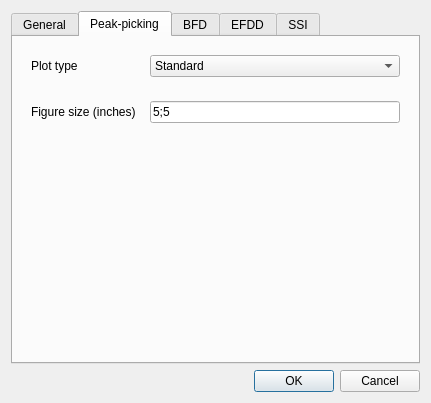
<?xml version="1.0" encoding="UTF-8"?>
<ui version="4.0">
 <class>dialog_plotConfiguration</class>
 <widget class="QDialog" name="dialog_plotConfiguration">
  <property name="geometry">
   <rect>
    <x>0</x>
    <y>0</y>
    <width>427</width>
    <height>403</height>
   </rect>
  </property>
  <property name="windowTitle">
   <string>Plotting configuration</string>
  </property>
  <property name="windowIcon">
   <iconset>
    <normaloff>icon/wrench-screwdriver.png</normaloff>icon/wrench-screwdriver.png</iconset>
  </property>
  <property name="sizeGripEnabled">
   <bool>false</bool>
  </property>
  <property name="modal">
   <bool>false</bool>
  </property>
  <layout class="QVBoxLayout" name="verticalLayout">
   <item>
    <widget class="QTabWidget" name="tabWidget_plotConfiguration">
     <property name="currentIndex">
      <number>1</number>
     </property>
     <widget class="QWidget" name="tab_general">
      <attribute name="title">
       <string>General</string>
      </attribute>
      <layout class="QVBoxLayout" name="verticalLayout_3">
       <item>
        <widget class="QWidget" name="widget_frequencyBand_general" native="true">
         <property name="sizePolicy">
          <sizepolicy hsizetype="Preferred" vsizetype="Minimum">
           <horstretch>0</horstretch>
           <verstretch>0</verstretch>
          </sizepolicy>
         </property>
         <property name="minimumSize">
          <size>
           <width>0</width>
           <height>35</height>
          </size>
         </property>
         <property name="maximumSize">
          <size>
           <width>387</width>
           <height>42</height>
          </size>
         </property>
         <layout class="QHBoxLayout" name="horizontalLayout_11">
          <item>
           <widget class="QLabel" name="label_frequencyBand_general">
            <property name="text">
             <string>Frequency band (Hz)</string>
            </property>
           </widget>
          </item>
          <item>
           <widget class="QLineEdit" name="lineEdit_frequencyBand_general">
            <property name="sizePolicy">
             <sizepolicy hsizetype="Minimum" vsizetype="Fixed">
              <horstretch>0</horstretch>
              <verstretch>0</verstretch>
             </sizepolicy>
            </property>
            <property name="minimumSize">
             <size>
              <width>250</width>
              <height>0</height>
             </size>
            </property>
            <property name="toolTip">
             <string>&lt;html&gt;&lt;head/&gt;&lt;body&gt;&lt;p&gt;Insert in the format: f1; f2&lt;/p&gt;&lt;p&gt;In which f1 is the lower bound of the frequency band of interest, and f2 is the upper bound of the frequency band of interest. Values are separated by a semicolon&lt;/p&gt;&lt;/body&gt;&lt;/html&gt;</string>
            </property>
            <property name="inputMask">
             <string/>
            </property>
            <property name="text">
             <string>0;250</string>
            </property>
            <property name="placeholderText">
             <string/>
            </property>
           </widget>
          </item>
         </layout>
        </widget>
       </item>
       <item>
        <widget class="QWidget" name="widget_fontSize_general" native="true">
         <property name="sizePolicy">
          <sizepolicy hsizetype="Preferred" vsizetype="Minimum">
           <horstretch>0</horstretch>
           <verstretch>0</verstretch>
          </sizepolicy>
         </property>
         <property name="minimumSize">
          <size>
           <width>0</width>
           <height>35</height>
          </size>
         </property>
         <property name="maximumSize">
          <size>
           <width>387</width>
           <height>42</height>
          </size>
         </property>
         <layout class="QHBoxLayout" name="horizontalLayout_51">
          <item>
           <widget class="QLabel" name="label_fontSize_general">
            <property name="text">
             <string>Font size (pt)</string>
            </property>
           </widget>
          </item>
          <item>
           <widget class="QLineEdit" name="lineEdit_fontSize_general">
            <property name="sizePolicy">
             <sizepolicy hsizetype="Minimum" vsizetype="Fixed">
              <horstretch>0</horstretch>
              <verstretch>0</verstretch>
             </sizepolicy>
            </property>
            <property name="minimumSize">
             <size>
              <width>250</width>
              <height>0</height>
             </size>
            </property>
            <property name="text">
             <string>10</string>
            </property>
           </widget>
          </item>
         </layout>
        </widget>
       </item>
       <item>
        <widget class="QWidget" name="widget_fontName_general" native="true">
         <property name="sizePolicy">
          <sizepolicy hsizetype="Preferred" vsizetype="Fixed">
           <horstretch>0</horstretch>
           <verstretch>0</verstretch>
          </sizepolicy>
         </property>
         <property name="minimumSize">
          <size>
           <width>0</width>
           <height>35</height>
          </size>
         </property>
         <property name="maximumSize">
          <size>
           <width>387</width>
           <height>42</height>
          </size>
         </property>
         <layout class="QHBoxLayout" name="horizontalLayout_14">
          <item>
           <widget class="QLabel" name="label_fontName_general">
            <property name="text">
             <string>Font name</string>
            </property>
           </widget>
          </item>
          <item>
           <widget class="QFontComboBox" name="fontComboBox_fontName_general">
            <property name="sizePolicy">
             <sizepolicy hsizetype="Minimum" vsizetype="Fixed">
              <horstretch>0</horstretch>
              <verstretch>0</verstretch>
             </sizepolicy>
            </property>
            <property name="minimumSize">
             <size>
              <width>250</width>
              <height>0</height>
             </size>
            </property>
           </widget>
          </item>
         </layout>
        </widget>
       </item>
       <item>
        <widget class="QWidget" name="widget_figureSize_general" native="true">
         <property name="sizePolicy">
          <sizepolicy hsizetype="Preferred" vsizetype="Fixed">
           <horstretch>0</horstretch>
           <verstretch>0</verstretch>
          </sizepolicy>
         </property>
         <property name="minimumSize">
          <size>
           <width>0</width>
           <height>35</height>
          </size>
         </property>
         <property name="maximumSize">
          <size>
           <width>387</width>
           <height>41</height>
          </size>
         </property>
         <layout class="QHBoxLayout" name="horizontalLayout_10">
          <item>
           <widget class="QLabel" name="label_figureSize_general">
            <property name="text">
             <string>Figure size (inch)</string>
            </property>
           </widget>
          </item>
          <item>
           <widget class="QLineEdit" name="lineEdit_figureSize_general">
            <property name="sizePolicy">
             <sizepolicy hsizetype="Minimum" vsizetype="Fixed">
              <horstretch>0</horstretch>
              <verstretch>0</verstretch>
             </sizepolicy>
            </property>
            <property name="minimumSize">
             <size>
              <width>250</width>
              <height>0</height>
             </size>
            </property>
            <property name="toolTip">
             <string>&lt;html&gt;&lt;head/&gt;&lt;body&gt;&lt;p&gt;Insert in the format: w; h&lt;/p&gt;&lt;p&gt;In which w is the width of the figure in inces, and h is the height of the figure in inches. Values are separated by a semicolon&lt;/p&gt;&lt;/body&gt;&lt;/html&gt;</string>
            </property>
            <property name="text">
             <string>5;2</string>
            </property>
           </widget>
          </item>
         </layout>
        </widget>
       </item>
       <item>
        <widget class="QWidget" name="widget_figureDPI_general" native="true">
         <property name="sizePolicy">
          <sizepolicy hsizetype="Preferred" vsizetype="Fixed">
           <horstretch>0</horstretch>
           <verstretch>0</verstretch>
          </sizepolicy>
         </property>
         <property name="minimumSize">
          <size>
           <width>0</width>
           <height>35</height>
          </size>
         </property>
         <property name="maximumSize">
          <size>
           <width>387</width>
           <height>42</height>
          </size>
         </property>
         <layout class="QHBoxLayout" name="horizontalLayout_9">
          <item>
           <widget class="QLabel" name="label_figureDPI_general">
            <property name="text">
             <string>Figure DPI</string>
            </property>
           </widget>
          </item>
          <item>
           <widget class="QLineEdit" name="lineEdit_figureDPI_general">
            <property name="sizePolicy">
             <sizepolicy hsizetype="Minimum" vsizetype="Fixed">
              <horstretch>0</horstretch>
              <verstretch>0</verstretch>
             </sizepolicy>
            </property>
            <property name="minimumSize">
             <size>
              <width>250</width>
              <height>0</height>
             </size>
            </property>
            <property name="text">
             <string>150</string>
            </property>
           </widget>
          </item>
         </layout>
        </widget>
       </item>
       <item>
        <widget class="QWidget" name="widget_yFactorPSD_general" native="true">
         <property name="sizePolicy">
          <sizepolicy hsizetype="Preferred" vsizetype="Fixed">
           <horstretch>0</horstretch>
           <verstretch>0</verstretch>
          </sizepolicy>
         </property>
         <property name="minimumSize">
          <size>
           <width>0</width>
           <height>35</height>
          </size>
         </property>
         <property name="maximumSize">
          <size>
           <width>387</width>
           <height>42</height>
          </size>
         </property>
         <layout class="QHBoxLayout" name="horizontalLayout_8">
          <item>
           <widget class="QLabel" name="label_yFactorPSD_general">
            <property name="text">
             <string>Y-axis factor for PSDs</string>
            </property>
           </widget>
          </item>
          <item>
           <widget class="QLineEdit" name="lineEdit_yFactorPSD_general">
            <property name="sizePolicy">
             <sizepolicy hsizetype="Minimum" vsizetype="Fixed">
              <horstretch>0</horstretch>
              <verstretch>0</verstretch>
             </sizepolicy>
            </property>
            <property name="minimumSize">
             <size>
              <width>250</width>
              <height>0</height>
             </size>
            </property>
            <property name="toolTip">
             <string>&lt;html&gt;&lt;head/&gt;&lt;body&gt;&lt;p&gt;Insert in the format: y_lower; y_upper&lt;/p&gt;&lt;p&gt;In which y_lower is the factor that will mutiply the lowest y-axis value in the PSD, considering the frequency band of interest, and y_upper is the respective factor to the highest y-axis value. This sets the Y-scale of the graph&lt;/p&gt;&lt;/body&gt;&lt;/html&gt;</string>
            </property>
            <property name="text">
             <string>0.8;1.2</string>
            </property>
           </widget>
          </item>
         </layout>
        </widget>
       </item>
       <item>
        <widget class="QWidget" name="widget_plotType_PSD" native="true">
         <property name="sizePolicy">
          <sizepolicy hsizetype="Preferred" vsizetype="Maximum">
           <horstretch>0</horstretch>
           <verstretch>0</verstretch>
          </sizepolicy>
         </property>
         <property name="minimumSize">
          <size>
           <width>0</width>
           <height>40</height>
          </size>
         </property>
         <property name="maximumSize">
          <size>
           <width>387</width>
           <height>39</height>
          </size>
         </property>
         <layout class="QHBoxLayout" name="horizontalLayout_23">
          <item>
           <widget class="QLabel" name="label_plotType_PSD">
            <property name="text">
             <string>Plot type for PSD</string>
            </property>
           </widget>
          </item>
          <item alignment="Qt::AlignLeft">
           <widget class="QComboBox" name="comboBox_plotType_PSD">
            <property name="sizePolicy">
             <sizepolicy hsizetype="Maximum" vsizetype="Minimum">
              <horstretch>0</horstretch>
              <verstretch>0</verstretch>
             </sizepolicy>
            </property>
            <property name="minimumSize">
             <size>
              <width>250</width>
              <height>0</height>
             </size>
            </property>
            <property name="maximumSize">
             <size>
              <width>250</width>
              <height>22</height>
             </size>
            </property>
            <item>
             <property name="text">
              <string>Single_PSD</string>
             </property>
            </item>
            <item>
             <property name="text">
              <string>No plot</string>
             </property>
            </item>
           </widget>
          </item>
         </layout>
        </widget>
       </item>
      </layout>
     </widget>
     <widget class="QWidget" name="tab_peakPicking">
      <attribute name="title">
       <string>Peak-picking</string>
      </attribute>
      <layout class="QVBoxLayout" name="verticalLayout_19">
       <item alignment="Qt::AlignTop">
        <widget class="QWidget" name="widget_plotType_PP" native="true">
         <property name="sizePolicy">
          <sizepolicy hsizetype="Preferred" vsizetype="Minimum">
           <horstretch>0</horstretch>
           <verstretch>0</verstretch>
          </sizepolicy>
         </property>
         <property name="minimumSize">
          <size>
           <width>0</width>
           <height>35</height>
          </size>
         </property>
         <property name="maximumSize">
          <size>
           <width>387</width>
           <height>42</height>
          </size>
         </property>
         <layout class="QHBoxLayout" name="horizontalLayout_36">
          <item>
           <widget class="QLabel" name="label_plotType_PP">
            <property name="text">
             <string>Plot type</string>
            </property>
           </widget>
          </item>
          <item>
           <widget class="QComboBox" name="comboBox_plotType_PP">
            <property name="sizePolicy">
             <sizepolicy hsizetype="Minimum" vsizetype="Fixed">
              <horstretch>0</horstretch>
              <verstretch>0</verstretch>
             </sizepolicy>
            </property>
            <property name="minimumSize">
             <size>
              <width>250</width>
              <height>0</height>
             </size>
            </property>
            <item>
             <property name="text">
              <string>Standard</string>
             </property>
            </item>
            <item>
             <property name="text">
              <string>No plot</string>
             </property>
            </item>
           </widget>
          </item>
         </layout>
        </widget>
       </item>
       <item alignment="Qt::AlignTop">
        <widget class="QWidget" name="widget_figureSize_PP" native="true">
         <property name="sizePolicy">
          <sizepolicy hsizetype="Preferred" vsizetype="Minimum">
           <horstretch>0</horstretch>
           <verstretch>1</verstretch>
          </sizepolicy>
         </property>
         <property name="minimumSize">
          <size>
           <width>0</width>
           <height>35</height>
          </size>
         </property>
         <property name="maximumSize">
          <size>
           <width>387</width>
           <height>42</height>
          </size>
         </property>
         <layout class="QHBoxLayout" name="horizontalLayout_37">
          <item>
           <widget class="QLabel" name="label_figureSize_PP">
            <property name="text">
             <string>Figure size (inches)</string>
            </property>
           </widget>
          </item>
          <item>
           <widget class="QLineEdit" name="lineEdit_figureSize_PP">
            <property name="sizePolicy">
             <sizepolicy hsizetype="Minimum" vsizetype="Fixed">
              <horstretch>0</horstretch>
              <verstretch>0</verstretch>
             </sizepolicy>
            </property>
            <property name="minimumSize">
             <size>
              <width>250</width>
              <height>0</height>
             </size>
            </property>
            <property name="toolTip">
             <string>&lt;html&gt;&lt;head/&gt;&lt;body&gt;&lt;p&gt;Insert in the format: w; h&lt;/p&gt;&lt;p&gt;In which w is the width of the figure in inces, and h is the height of the figure in inches. Values are separated by a semicolon&lt;/p&gt;&lt;/body&gt;&lt;/html&gt;</string>
            </property>
            <property name="text">
             <string>5;5</string>
            </property>
           </widget>
          </item>
         </layout>
        </widget>
       </item>
      </layout>
     </widget>
     <widget class="QWidget" name="tab_BFD">
      <attribute name="title">
       <string>BFD</string>
      </attribute>
      <layout class="QVBoxLayout" name="verticalLayout_5">
       <item alignment="Qt::AlignTop">
        <widget class="QWidget" name="widget_plotType_BFD" native="true">
         <property name="sizePolicy">
          <sizepolicy hsizetype="Preferred" vsizetype="Minimum">
           <horstretch>0</horstretch>
           <verstretch>0</verstretch>
          </sizepolicy>
         </property>
         <property name="minimumSize">
          <size>
           <width>0</width>
           <height>35</height>
          </size>
         </property>
         <property name="maximumSize">
          <size>
           <width>387</width>
           <height>42</height>
          </size>
         </property>
         <layout class="QHBoxLayout" name="horizontalLayout_39">
          <item>
           <widget class="QLabel" name="label_plotType_BFD">
            <property name="text">
             <string>Plot type</string>
            </property>
           </widget>
          </item>
          <item>
           <widget class="QComboBox" name="comboBox_plotType_BFD">
            <property name="sizePolicy">
             <sizepolicy hsizetype="Minimum" vsizetype="Fixed">
              <horstretch>0</horstretch>
              <verstretch>0</verstretch>
             </sizepolicy>
            </property>
            <property name="minimumSize">
             <size>
              <width>250</width>
              <height>0</height>
             </size>
            </property>
            <item>
             <property name="text">
              <string>Standard</string>
             </property>
            </item>
            <item>
             <property name="text">
              <string>No plot</string>
             </property>
            </item>
           </widget>
          </item>
         </layout>
        </widget>
       </item>
       <item alignment="Qt::AlignTop">
        <widget class="QWidget" name="widget_figureSize_BFD" native="true">
         <property name="sizePolicy">
          <sizepolicy hsizetype="Preferred" vsizetype="Minimum">
           <horstretch>0</horstretch>
           <verstretch>1</verstretch>
          </sizepolicy>
         </property>
         <property name="minimumSize">
          <size>
           <width>0</width>
           <height>35</height>
          </size>
         </property>
         <property name="maximumSize">
          <size>
           <width>387</width>
           <height>42</height>
          </size>
         </property>
         <layout class="QHBoxLayout" name="horizontalLayout_38">
          <item>
           <widget class="QLabel" name="label_figureSize_BFD">
            <property name="text">
             <string>Figure size (inches)</string>
            </property>
           </widget>
          </item>
          <item>
           <widget class="QLineEdit" name="lineEdit_figureSize_BFD">
            <property name="sizePolicy">
             <sizepolicy hsizetype="Minimum" vsizetype="Fixed">
              <horstretch>0</horstretch>
              <verstretch>0</verstretch>
             </sizepolicy>
            </property>
            <property name="minimumSize">
             <size>
              <width>250</width>
              <height>0</height>
             </size>
            </property>
            <property name="toolTip">
             <string>&lt;html&gt;&lt;head/&gt;&lt;body&gt;&lt;p&gt;Insert in the format: w; h&lt;/p&gt;&lt;p&gt;In which w is the width of the figure in inces, and h is the height of the figure in inches. Values are separated by a semicolon&lt;/p&gt;&lt;/body&gt;&lt;/html&gt;</string>
            </property>
            <property name="text">
             <string>5;5</string>
            </property>
           </widget>
          </item>
         </layout>
        </widget>
       </item>
      </layout>
     </widget>
     <widget class="QWidget" name="tab_EFDD">
      <attribute name="title">
       <string>EFDD</string>
      </attribute>
      <layout class="QVBoxLayout" name="verticalLayout_6">
       <item>
        <widget class="QWidget" name="widget_plotType_EFDD" native="true">
         <property name="sizePolicy">
          <sizepolicy hsizetype="Preferred" vsizetype="Minimum">
           <horstretch>0</horstretch>
           <verstretch>1</verstretch>
          </sizepolicy>
         </property>
         <property name="minimumSize">
          <size>
           <width>0</width>
           <height>35</height>
          </size>
         </property>
         <property name="maximumSize">
          <size>
           <width>387</width>
           <height>42</height>
          </size>
         </property>
         <layout class="QHBoxLayout" name="horizontalLayout_41">
          <item>
           <widget class="QLabel" name="label_plotType_EFDD">
            <property name="text">
             <string>Plot type</string>
            </property>
           </widget>
          </item>
          <item>
           <widget class="QComboBox" name="comboBox_plotType_EFDD">
            <property name="sizePolicy">
             <sizepolicy hsizetype="Minimum" vsizetype="Fixed">
              <horstretch>0</horstretch>
              <verstretch>0</verstretch>
             </sizepolicy>
            </property>
            <property name="minimumSize">
             <size>
              <width>250</width>
              <height>0</height>
             </size>
            </property>
            <item>
             <property name="text">
              <string>Autocorrelation-SVD</string>
             </property>
            </item>
            <item>
             <property name="text">
              <string>No plot</string>
             </property>
            </item>
           </widget>
          </item>
         </layout>
        </widget>
       </item>
       <item alignment="Qt::AlignTop">
        <widget class="QWidget" name="widget_autocorrelationPlot_EFDD" native="true">
         <property name="sizePolicy">
          <sizepolicy hsizetype="Preferred" vsizetype="Minimum">
           <horstretch>0</horstretch>
           <verstretch>0</verstretch>
          </sizepolicy>
         </property>
         <property name="minimumSize">
          <size>
           <width>0</width>
           <height>35</height>
          </size>
         </property>
         <property name="maximumSize">
          <size>
           <width>387</width>
           <height>42</height>
          </size>
         </property>
         <layout class="QHBoxLayout" name="horizontalLayout_42">
          <item>
           <widget class="QLabel" name="label_autocorrelationPlot_EFDD">
            <property name="text">
             <string>Autocorrelation plot?</string>
            </property>
           </widget>
          </item>
          <item>
           <widget class="QComboBox" name="comboBox_autocorrelationPlot_EFDD">
            <property name="sizePolicy">
             <sizepolicy hsizetype="Minimum" vsizetype="Fixed">
              <horstretch>0</horstretch>
              <verstretch>0</verstretch>
             </sizepolicy>
            </property>
            <property name="minimumSize">
             <size>
              <width>250</width>
              <height>0</height>
             </size>
            </property>
            <item>
             <property name="text">
              <string>True</string>
             </property>
            </item>
           </widget>
          </item>
         </layout>
        </widget>
       </item>
       <item alignment="Qt::AlignTop">
        <widget class="QWidget" name="widget_figureSize_EFDD" native="true">
         <property name="sizePolicy">
          <sizepolicy hsizetype="Preferred" vsizetype="Minimum">
           <horstretch>0</horstretch>
           <verstretch>5</verstretch>
          </sizepolicy>
         </property>
         <property name="minimumSize">
          <size>
           <width>0</width>
           <height>35</height>
          </size>
         </property>
         <property name="maximumSize">
          <size>
           <width>387</width>
           <height>42</height>
          </size>
         </property>
         <layout class="QHBoxLayout" name="horizontalLayout_40">
          <item>
           <widget class="QLabel" name="label_figureSize_EFDD">
            <property name="text">
             <string>Figure size (inches)</string>
            </property>
           </widget>
          </item>
          <item>
           <widget class="QLineEdit" name="lineEdit_figureSize_EFDD">
            <property name="sizePolicy">
             <sizepolicy hsizetype="Minimum" vsizetype="Fixed">
              <horstretch>0</horstretch>
              <verstretch>0</verstretch>
             </sizepolicy>
            </property>
            <property name="minimumSize">
             <size>
              <width>250</width>
              <height>0</height>
             </size>
            </property>
            <property name="toolTip">
             <string>&lt;html&gt;&lt;head/&gt;&lt;body&gt;&lt;p&gt;Insert in the format: w; h&lt;/p&gt;&lt;p&gt;In which w is the width of the figure in inces, and h is the height of the figure in inches. Values are separated by a semicolon&lt;/p&gt;&lt;/body&gt;&lt;/html&gt;</string>
            </property>
            <property name="text">
             <string>5;5</string>
            </property>
           </widget>
          </item>
         </layout>
        </widget>
       </item>
      </layout>
     </widget>
     <widget class="QWidget" name="tab_SSI">
      <attribute name="title">
       <string>SSI</string>
      </attribute>
      <layout class="QVBoxLayout" name="verticalLayout_2">
       <item alignment="Qt::AlignTop">
        <widget class="QWidget" name="widget_plotType_SSI" native="true">
         <property name="sizePolicy">
          <sizepolicy hsizetype="Preferred" vsizetype="Minimum">
           <horstretch>0</horstretch>
           <verstretch>0</verstretch>
          </sizepolicy>
         </property>
         <property name="minimumSize">
          <size>
           <width>0</width>
           <height>35</height>
          </size>
         </property>
         <property name="maximumSize">
          <size>
           <width>387</width>
           <height>42</height>
          </size>
         </property>
         <layout class="QHBoxLayout" name="horizontalLayout_43">
          <item>
           <widget class="QLabel" name="label_plotType_SSI">
            <property name="text">
             <string>Plot type</string>
            </property>
           </widget>
          </item>
          <item>
           <widget class="QComboBox" name="comboBox_plotType_SSI">
            <property name="sizePolicy">
             <sizepolicy hsizetype="Minimum" vsizetype="Fixed">
              <horstretch>0</horstretch>
              <verstretch>0</verstretch>
             </sizepolicy>
            </property>
            <property name="minimumSize">
             <size>
              <width>250</width>
              <height>0</height>
             </size>
            </property>
            <item>
             <property name="text">
              <string>StabilizationPSD</string>
             </property>
            </item>
            <item>
             <property name="text">
              <string>StabilizationOnly</string>
             </property>
            </item>
            <item>
             <property name="text">
              <string>No plot</string>
             </property>
            </item>
           </widget>
          </item>
         </layout>
        </widget>
       </item>
       <item alignment="Qt::AlignTop">
        <widget class="QWidget" name="widget_figureSize_SSI" native="true">
         <property name="sizePolicy">
          <sizepolicy hsizetype="Preferred" vsizetype="Minimum">
           <horstretch>0</horstretch>
           <verstretch>1</verstretch>
          </sizepolicy>
         </property>
         <property name="minimumSize">
          <size>
           <width>0</width>
           <height>35</height>
          </size>
         </property>
         <property name="maximumSize">
          <size>
           <width>387</width>
           <height>42</height>
          </size>
         </property>
         <layout class="QHBoxLayout" name="horizontalLayout_44">
          <item>
           <widget class="QLabel" name="label_figureSize_SSI">
            <property name="text">
             <string>Figure size (inches)</string>
            </property>
           </widget>
          </item>
          <item>
           <widget class="QLineEdit" name="lineEdit_figureSize_SSI">
            <property name="sizePolicy">
             <sizepolicy hsizetype="Minimum" vsizetype="Fixed">
              <horstretch>0</horstretch>
              <verstretch>0</verstretch>
             </sizepolicy>
            </property>
            <property name="minimumSize">
             <size>
              <width>250</width>
              <height>0</height>
             </size>
            </property>
            <property name="toolTip">
             <string>&lt;html&gt;&lt;head/&gt;&lt;body&gt;&lt;p&gt;Insert in the format: w; h&lt;/p&gt;&lt;p&gt;In which w is the width of the figure in inces, and h is the height of the figure in inches. Values are separated by a semicolon&lt;/p&gt;&lt;/body&gt;&lt;/html&gt;</string>
            </property>
            <property name="text">
             <string>5;5</string>
            </property>
           </widget>
          </item>
         </layout>
        </widget>
       </item>
      </layout>
     </widget>
    </widget>
   </item>
   <item>
    <widget class="QDialogButtonBox" name="buttonBox_plotConfiguration">
     <property name="orientation">
      <enum>Qt::Horizontal</enum>
     </property>
     <property name="standardButtons">
      <set>QDialogButtonBox::Cancel|QDialogButtonBox::Ok</set>
     </property>
    </widget>
   </item>
  </layout>
 </widget>
 <tabstops>
  <tabstop>tabWidget_plotConfiguration</tabstop>
  <tabstop>lineEdit_frequencyBand_general</tabstop>
  <tabstop>lineEdit_fontSize_general</tabstop>
  <tabstop>fontComboBox_fontName_general</tabstop>
  <tabstop>lineEdit_figureSize_general</tabstop>
  <tabstop>lineEdit_figureDPI_general</tabstop>
  <tabstop>lineEdit_yFactorPSD_general</tabstop>
  <tabstop>comboBox_plotType_PP</tabstop>
  <tabstop>lineEdit_figureSize_PP</tabstop>
  <tabstop>comboBox_plotType_BFD</tabstop>
  <tabstop>lineEdit_figureSize_BFD</tabstop>
  <tabstop>comboBox_plotType_EFDD</tabstop>
  <tabstop>comboBox_autocorrelationPlot_EFDD</tabstop>
  <tabstop>lineEdit_figureSize_EFDD</tabstop>
  <tabstop>comboBox_plotType_SSI</tabstop>
  <tabstop>lineEdit_figureSize_SSI</tabstop>
 </tabstops>
 <resources/>
 <connections>
  <connection>
   <sender>buttonBox_plotConfiguration</sender>
   <signal>accepted()</signal>
   <receiver>dialog_plotConfiguration</receiver>
   <slot>accept()</slot>
   <hints>
    <hint type="sourcelabel">
     <x>248</x>
     <y>254</y>
    </hint>
    <hint type="destinationlabel">
     <x>157</x>
     <y>274</y>
    </hint>
   </hints>
  </connection>
  <connection>
   <sender>buttonBox_plotConfiguration</sender>
   <signal>rejected()</signal>
   <receiver>dialog_plotConfiguration</receiver>
   <slot>reject()</slot>
   <hints>
    <hint type="sourcelabel">
     <x>316</x>
     <y>260</y>
    </hint>
    <hint type="destinationlabel">
     <x>286</x>
     <y>274</y>
    </hint>
   </hints>
  </connection>
 </connections>
</ui>
